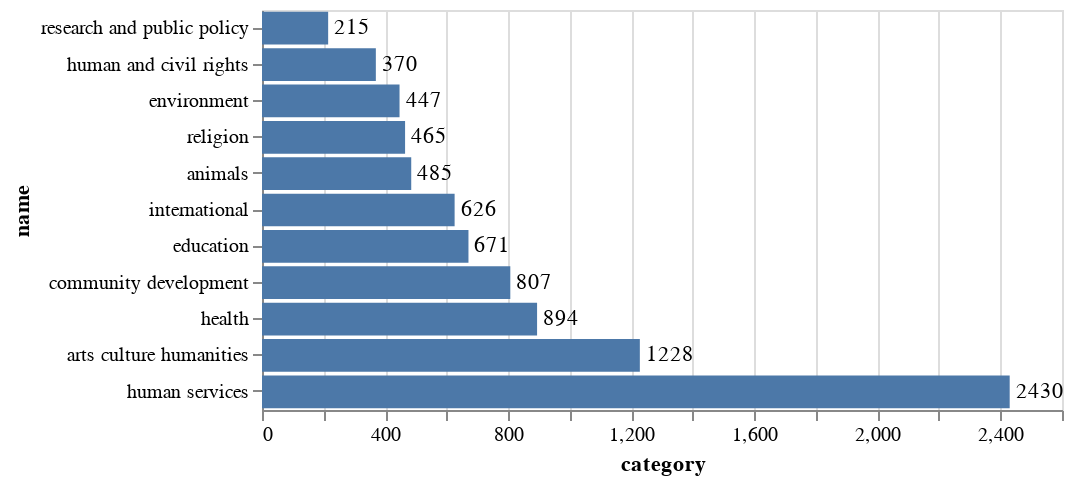

Notebook cell for this chart:
### Code cell
source = pic

bars = alt.Chart(source).mark_bar().encode(
     x='category:Q',
     y=alt.Y(
        "name:O",
        sort=alt.EncodingSortField(
            field="category",  # The field to use for the sort
            #op="sum",  # The operation to run on the field prior to sorting
            order="ascending"  # The order to sort in
        )
    )
)

text = bars.mark_text(
    align='left',
    baseline='middle',
    dx=3  # Nudges text to right so it doesn't appear on top of the bar
).encode(
    text='category:Q'
)

(bars + text).properties(height=200)

### Figure 1 — Vega-Lite specification as saved in the notebook (floating-point values rounded to 4 significant figures)
{"config": {"view": {"continuousWidth": 400, "continuousHeight": 300}}, "layer": [{"mark": "bar", "encoding": {"x": {"type": "quantitative", "field": "category"}, "y": {"type": "ordinal", "field": "name", "sort": {"field": "category", "order": "ascending"}}}}, {"mark": {"type": "text", "align": "left", "baseline": "middle", "dx": 3}, "encoding": {"text": {"type": "quantitative", "field": "category"}, "x": {"type": "quantitative", "field": "category"}, "y": {"type": "ordinal", "field": "name", "sort": {"field": "category", "order": "ascending"}}}}], "data": {"name": "data-dc2a56c3f5d5c6156172087c7d310d3c"}, "height": 200, "$schema": "https://vega.github.io/schema/vega-lite/v4.8.1.json", "datasets": {"data-dc2a56c3f5d5c6156172087c7d310d3c": [{"category": 2430, "name": "human services"}, {"category": 1228, "name": "arts culture humanities"}, {"category": 894, "name": "health"}, {"category": 807, "name": "community development"}, {"category": 671, "name": "education"}, {"category": 626, "name": "international"}, {"category": 485, "name": "animals"}, {"category": 465, "name": "religion"}, {"category": 447, "name": "environment"}, {"category": 370, "name": "human and civil rights"}, {"category": 215, "name": "research and public policy"}]}}
